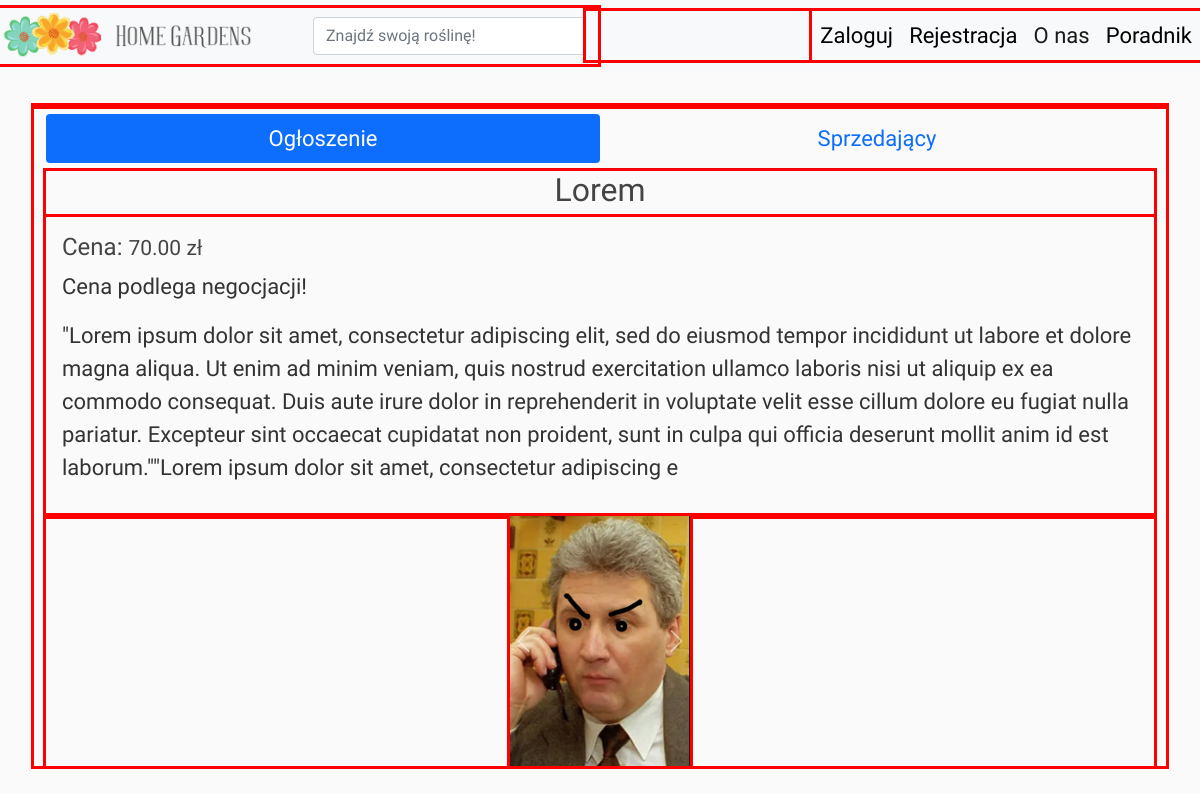
Page /offer/9/ on the committed database.
### home/models.py (models this page shows, shortened)
class Offer(models.Model):
    title = models.CharField(
        max_length=100, verbose_name="Nazwa przedmiotu:", null=True, blank=True)
    description = models.TextField(
        max_length=500, verbose_name="Opis:", null=True, blank=True)
    price = models.FloatField(verbose_name="Cena:", null=True, blank=True)
    seller = models.ForeignKey(User, on_delete=models.CASCADE, null=True, blank=True, verbose_name='Sprzedawca: ')
    date_posted = models.DateTimeField(default=timezone.now)
    negotiable = models.BooleanField(verbose_name='Do negocjacji', default=True)
    category = models.ForeignKey(Category, on_delete=models.DO_NOTHING, default=None, verbose_name='Kategoria', null=True, blank=True)

class OfferImage(models.Model):
    image = models.ImageField(verbose_name="  ",
        null=True, blank=True,
        upload_to='products_pics/', default='products_pics/default.png')
    offer = models.ForeignKey(
        Offer, on_delete=models.CASCADE, blank=True, null=True)

### home/views.py (the view)
# urls.py: path('offer/<int:pk>/', offer_detail_view, name='offerdetail'),
def offer_detail_view(request, pk, *args, **kwargs):
    if request.method == 'GET':
        template = 'home/offer_detail_view.html'
        context = {}
        context['object'] = Offer.objects.get(id=pk)
        return render(request, template, context)

### home/templates/home/offer_detail_view.html (shortened to what this page needs)
{% extends "home/base.html" %}
{% load static %}
{% block content %}
<div class="row">
    <div class="col-12 mx-auto">
        <ul class="nav nav-pills nav-justified mt-2" id="myTab" role="tablist">
            <li class="nav-item" role="presentation">
                <button class="nav-link active" id="offer-tab" data-bs-toggle="tab" data-bs-target="#offer"
                    type="button" role="tab" aria-controls="offer" aria-selected="true">
                    Ogłoszenie
                </button>
            </li>
            <li class="nav-item" role="presentation">
                <button class="nav-link" id="seller-tab" data-bs-toggle="tab" data-bs-target="#seller" type="button"
                    role="tab" aria-controls="seller" aria-selected="false">
                    Sprzedający
                </button>
            </li>
        </ul>
        <div class="tab-content" id="myTabContent">
            <div class="tab-pane fade show active" id="offer" role="tabpanel" aria-labelledby="offer-tab">
                <h2 class="card-title text-center mt-2 border-1"> {{object.title}} </h2>
                <div class="card-body">
                    <h4>Cena: <small> {{ object.price|stringformat:".2f" }} zł</small></h4>
                    {% if object.negotiable %}
                    <p class='italic'>Cena podlega negocjacji!</p>
                    {% endif %}
                    <p class='text-break' >{{ object.description }} </p>
                </div>
                <div class="d-flex justify-content-center >">
                    <div id="carouselExampleInterval" class="carousel slide" data-bs-ride="carousel">
                        <div class="carousel-inner"  style="max-width:900px; max-height:600px !important;">
                            {% for offer_img in object.offerimage_set.all %}
                                {% if forloop.first %}
                            <div class="carousel-item active" data-bs-interval="10000">
                                <a href='{{ offer_img.image.url }}'><img src="{{ offer_img.image.url }}" class="d-block" alt="..."></a>
                            </div>
                                {% else %}
                            <div class="carousel-item" data-bs-interval="10000">
                                <a href='{{ offer_img.image.url }}'> <img src='{{ offer_img.image.url }}' class="d-block" alt="..."> </a>
                            </div>
                                {% endif %}
                            {% endfor %}
                        </div>
                        <button class="carousel-control-prev" type="button" data-bs-target="#carouselExampleInterval"
                            data-bs-slide="prev">
                            <span class="carousel-control-prev-icon" aria-hidden="true"></span>
                        </button>
                        <button class="carousel-control-next" type="button" data-bs-target="#carouselExampleInterval"
                            data-bs-slide="next">
                            <span class="carousel-control-next-icon" aria-hidden="true"></span>
                        </button>
                    </div>
                </div>
            </div>
        </div>
    </div>
</div>
{% endblock content %}

### home/static/home/main1.css (style rules this page uses)
body { background: #fafafa; color: #333333; margin-top: 5rem; padding: 10px; font-family: 'Aleo'; font-size: 22px; }
h1, h2, h3, h4, h5, h6 { color: #444444; }
ul { margin: 0; }
.carousel { width: 100; }
div { outline: 3px solid red; }

### rows in the picture
Offer: title "Lorem", price "70.00", description "\"Lorem ipsum dolor sit amet, consectetur adipiscing elit, sed do eiusmod tempor incididunt ut labore et dolore magna aliqua. Ut enim ad minim veniam, quis nostrud exercitation ullamco laboris nisi ut aliquip ex ea commodo consequat. Duis aute irure dolor in reprehenderit in voluptate velit esse cillum dolore eu fugiat nulla pariatur. Excepteur sint occaecat cupidatat non proident, sunt in culpa qui officia deserunt mollit anim id est laborum.\"\"Lorem ipsum dolor sit amet, consectetur adipiscing e"
OfferImage: image (picture)
